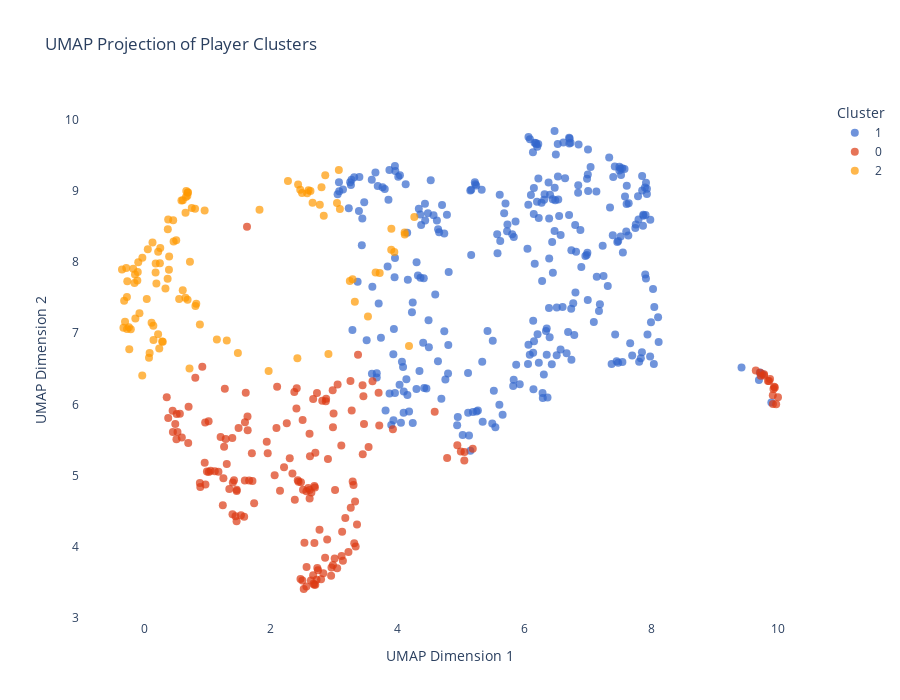

Notebook source saved alongside this figure:
### Markdown cell above
## 10. UMAP Visualization

### Code cell
# apply umap to pca data for visualization
print(f"Applying UMAP with n_neighbors={UMAP_N_NEIGHBORS}, min_dist={UMAP_MIN_DIST}...")
umap_embedding = apply_umap(
    pca_data,
    n_neighbors=UMAP_N_NEIGHBORS,
    min_dist=UMAP_MIN_DIST,
    n_components=UMAP_N_COMPONENTS,
    random_state=RANDOM_STATE
)

# create dataframe with umap coordinates
umap_df = pd.DataFrame({
    'x': umap_embedding[:, 0],
    'y': umap_embedding[:, 1],
    'cluster': cluster_labels.astype(int)
})

# add player names if available
if player_names is not None:
    umap_df.insert(0, 'player', player_names)
    
# add team and position if available
if 'team' in id_df.columns:
    umap_df['team'] = id_df['team'].values
    
if 'position' in id_df.columns:
    umap_df['position'] = id_df['position'].values

# display sample of umap coordinates
print("\nSample of UMAP coordinates:")
print(umap_df.head())

# create interactive scatter plot of umap embedding
print("\nGenerating UMAP visualization...")
umap_plot = plot_umap_clusters(umap_embedding, cluster_labels, player_names)
umap_plot.show()

# save umap coordinates to csv
print(f"\nSaving UMAP coordinates to {UMAP_OUTPUT_FILE}...")
umap_df.to_csv(UMAP_OUTPUT_FILE, index=False)
print(f"Saved UMAP coordinates for {len(umap_df)} players")

### Figure 1 — Plotly figure (JSON) as saved in the notebook; plotly's stock layout.template omitted (floating-point values rounded to 4 significant figures; data arrays with more than 128 entries replaced by an {"elided": "..."} marker saying what was removed)
{"data": [{"customdata": {"elided": "294x1 str values"}, "hovertemplate": "cluster=1<br>UMAP Dimension 1=%{x}<br>UMAP Dimension 2=%{y}<br>player=%{customdata[0]}<extra></extra>", "legendgroup": "1", "marker": {"color": "#3366CC", "opacity": 0.7, "size": 8, "symbol": "circle"}, "mode": "markers", "name": "1", "orientation": "v", "showlegend": true, "type": "scatter", "x": {"elided": "294 float values"}, "xaxis": "x", "y": {"elided": "294 float values"}, "yaxis": "y"}, {"customdata": {"elided": "166x1 str values"}, "hovertemplate": "cluster=0<br>UMAP Dimension 1=%{x}<br>UMAP Dimension 2=%{y}<br>player=%{customdata[0]}<extra></extra>", "legendgroup": "0", "marker": {"color": "#DC3912", "opacity": 0.7, "size": 8, "symbol": "circle"}, "mode": "markers", "name": "0", "orientation": "v", "showlegend": true, "type": "scatter", "x": {"elided": "166 float values"}, "xaxis": "x", "y": {"elided": "166 float values"}, "yaxis": "y"}, {"customdata": [["Adama Traoré"], ["Alejandro Garnacho"], ["Alex Iwobi"], ["Alexander Isak"], ["Amad Diallo"], ["Andreas Pereira"], ["Anthony Elanga"], ["Anthony Gordon"], ["Antoine Semenyo"], ["Beto"], ["Brennan Johnson"], ["Bruno Fernandes"], ["Bryan Mbeumo"], ["Bukayo Saka"], ["Callum Hudson-Odoi"], ["Chris Wood"], ["Christian Eriksen"], ["Christopher Nkunku"], ["Cody Gakpo"], ["Cole Palmer"], ["Dango Ouattara"], ["Danny Welbeck"], ["Darwin Núñez"], ["David Brooks"], ["Dejan Kulusevski"], ["Diogo Jota"], ["Dominic Calvert-Lewin"], ["Dominic Solanke"], ["Dominik Szoboszlai"], ["Dwight McNeil"], ["Eberechi Eze"], ["Eddie Nketiah"], ["Emile Smith Rowe"], ["Erling Haaland"], ["Ethan Nwaneri"], ["Evanilson"], ["Facundo Buonanotte"], ["Gabriel Martinelli"], ["Georginio Rutter"], ["Gonçalo Guedes"], ["Harry Wilson"], ["Harvey Barnes"], ["Ian Maatsen"], ["Iliman Ndiaye"], ["Ismaila Sarr"], ["Jack Harrison"], ["Jacob Murphy"], ["Jacob Ramsey"], ["Jadon Sancho"], ["James Maddison"], ["Jamie Vardy"], ["Jarrod Bowen"], ["Jean-Philippe Mateta"], ["Jean-Ricner Bellegarde"], ["Jeremy Doku"], ["Jesper Lindstrøm"], ["Joshua Zirkzee"], ["Jota Silva"], ["João Pedro"], ["Julio Enciso"], ["Justin Kluivert"], ["Jáder Durán"], ["Jørgen Strand Larsen"], ["Kai Havertz"], ["Kamaldeen Sulemana"], ["Kaoru Mitoma"], ["Kevin De Bruyne"], ["Kevin Schade"], ["Leandro Trossard"], ["Leon Bailey"], ["Liam Delap"], ["Luis Díaz"], ["Marco Asensio"], ["Marcus Rashford"], ["Marcus Tavernier"], ["Martin Ødegaard"], ["Matheus Cunha"], ["Mathys Tel"], ["Matt O'Riley"], ["Mikel Merino"], ["Mohamed Salah"], ["Mohammed Kudus"], ["Morgan Gibbs-White"], ["Morgan Rogers"], ["Nicolas Jackson"], ["Noni Madueke"], ["Ollie Watkins"], ["Omar Marmoush"], ["Omari Hutchinson"], ["Pablo Sarabia"], ["Pedro Neto"], ["Phil Foden"], ["Player"], ["Rasmus Højlund"], ["Raúl Jiménez"], ["Rodrigo Muniz"], ["Simon Adingra"], ["Son Heung-min"], ["Stephy Mavididi"], ["Sávio"], ["Tyler Dibling"], ["Yankuba Minteh"], ["Yoane Wissa"]], "hovertemplate": "cluster=2<br>UMAP Dimension 1=%{x}<br>UMAP Dimension 2=%{y}<br>player=%{customdata[0]}<extra></extra>", "legendgroup": "2", "marker": {"color": "#FF9900", "opacity": 0.7, "size": 8, "symbol": "circle"}, "mode": "markers", "name": "2", "orientation": "v", "showlegend": true, "type": "scatter", "x": [0.5532, 0.3923, -0.1508, 0.05867, 0.1943, 0.7164, 0.1182, -0.1374, -0.1434, 2.269, 0.4657, -0.0289, -0.3258, -0.07296, 0.686, 0.6875, 4.178, 2.799, 0.2555, -0.2095, 0.3953, 0.6924, 2.594, 4.11, 0.04241, 2.463, 2.429, 0.6604, 0.07753, 0.2949, -0.2687, 2.624, 1.965, 0.6538, 3.652, 0.4588, 1.48, 0.1829, 0.7234, 3.9, 2.772, 0.2222, 3.531, 0.6097, -0.09177, 1.148, -0.2647, 2.418, 0.8231, 0.1487, 0.6655, -0.3004, 0.6108, 3.898, 0.6525, 2.908, 2.658, 2.834, 0.1328, 3.716, -0.2706, 3.072, 0.8041, 0.955, 3.324, -0.1709, 0.2846, 0.5069, -0.2811, 4.112, 0.3798, -0.02705, 4.262, 3.043, 0.2393, 0.08735, -0.2396, 3.288, 3.245, 1.821, -0.3483, 0.1816, -0.1068, -0.09983, 0.3744, 0.2493, 0.6829, 2.572, 0.8803, 3.089, 0.1458, 0.2211, -0.2334, 2.492, 0.5895, 2.857, 3.947, -0.3143, 0.8098, 0.3372, 1.305, 0.3714, 0.7523], "xaxis": "x", "y": [7.48, 7.892, 7.706, 8.18, 7.7, 6.502, 7.148, 7.207, 7.824, 9.14, 8.29, 6.405, 7.077, 7.279, 7.472, 8.976, 6.82, 9.051, 8.199, 7.057, 8.08, 8.982, 9.01, 8.415, 7.48, 9.016, 9.091, 8.915, 6.655, 6.881, 7.058, 9.0, 6.47, 8.695, 7.853, 8.59, 6.723, 7.982, 8.004, 8.471, 8.808, 8.147, 7.234, 7.605, 7.999, 6.911, 7.732, 6.647, 7.414, 6.905, 9.001, 7.161, 8.87, 8.176, 7.499, 6.706, 8.834, 8.65, 8.275, 7.847, 7.508, 9.297, 8.75, 8.725, 7.443, 7.908, 6.885, 8.306, 7.917, 8.389, 8.598, 8.06, 8.634, 8.83, 6.785, 6.721, 7.085, 7.76, 7.734, 8.735, 7.895, 7.855, 7.742, 7.861, 8.463, 7.985, 8.933, 8.968, 7.122, 8.746, 7.103, 6.987, 6.774, 8.971, 8.866, 9.222, 8.142, 7.457, 7.384, 7.628, 6.898, 7.765, 8.76], "yaxis": "y"}], "layout": {"height": 700, "legend": {"title": {"text": "Cluster"}, "tracegroupgap": 0}, "plot_bgcolor": "white", "title": {"text": "UMAP Projection of Player Clusters"}, "width": 900, "xaxis": {"anchor": "y", "domain": [0, 1], "title": {"text": "UMAP Dimension 1"}}, "yaxis": {"anchor": "x", "domain": [0, 1], "title": {"text": "UMAP Dimension 2"}}}}
